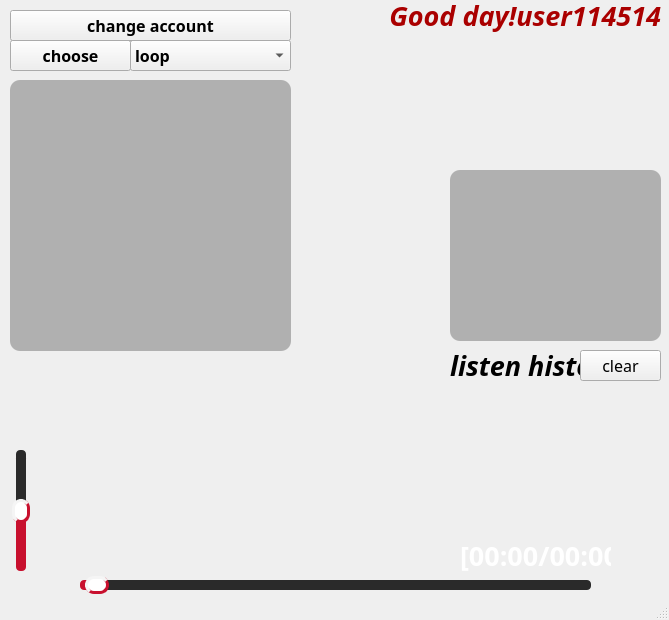
<?xml version="1.0" encoding="UTF-8"?>
<ui version="4.0">
 <class>MainWindow</class>
 <widget class="QMainWindow" name="MainWindow">
  <property name="geometry">
   <rect>
    <x>0</x>
    <y>0</y>
    <width>669</width>
    <height>620</height>
   </rect>
  </property>
  <property name="windowTitle">
   <string>MainWindow</string>
  </property>
  <property name="styleSheet">
   <string notr="true">#MainWindow {
    
	border-image: url(:/icon/icon/redandblack.png);
}</string>
  </property>
  <widget class="QWidget" name="centralwidget">
   <widget class="QListWidget" name="listWidget">
    <property name="geometry">
     <rect>
      <x>10</x>
      <y>80</y>
      <width>281</width>
      <height>271</height>
     </rect>
    </property>
    <property name="styleSheet">
     <string notr="true">#MainWindow
QListWidget {
    background: rgba(10, 10, 10, 70);  /* 深色半透明 */
    border-radius: 10px;               /* 圆角边框 */
    padding: 5px;
}</string>
    </property>
   </widget>
   <widget class="QLabel" name="label">
    <property name="geometry">
     <rect>
      <x>10</x>
      <y>350</y>
      <width>281</width>
      <height>31</height>
     </rect>
    </property>
    <property name="font">
     <font>
      <family>Adobe Arabic</family>
      <pointsize>18</pointsize>
      <weight>75</weight>
      <italic>true</italic>
      <bold>true</bold>
     </font>
    </property>
    <property name="text">
     <string/>
    </property>
    <property name="alignment">
     <set>Qt::AlignCenter</set>
    </property>
   </widget>
   <widget class="QPushButton" name="pushButton">
    <property name="geometry">
     <rect>
      <x>10</x>
      <y>40</y>
      <width>121</width>
      <height>31</height>
     </rect>
    </property>
    <property name="font">
     <font>
      <family>Adobe Hebrew</family>
      <pointsize>12</pointsize>
      <weight>75</weight>
      <italic>false</italic>
      <bold>true</bold>
      <underline>false</underline>
      <strikeout>false</strikeout>
     </font>
    </property>
    <property name="mouseTracking">
     <bool>false</bool>
    </property>
    <property name="styleSheet">
     <string notr="true"/>
    </property>
    <property name="text">
     <string>choose</string>
    </property>
   </widget>
   <widget class="QLabel" name="label_jindu">
    <property name="geometry">
     <rect>
      <x>460</x>
      <y>540</y>
      <width>151</width>
      <height>31</height>
     </rect>
    </property>
    <property name="palette">
     <palette>
      <active>
       <colorrole role="WindowText">
        <brush brushstyle="SolidPattern">
         <color alpha="255">
          <red>255</red>
          <green>255</green>
          <blue>255</blue>
         </color>
        </brush>
       </colorrole>
      </active>
      <inactive>
       <colorrole role="WindowText">
        <brush brushstyle="SolidPattern">
         <color alpha="255">
          <red>255</red>
          <green>255</green>
          <blue>255</blue>
         </color>
        </brush>
       </colorrole>
      </inactive>
      <disabled>
       <colorrole role="WindowText">
        <brush brushstyle="SolidPattern">
         <color alpha="255">
          <red>120</red>
          <green>120</green>
          <blue>120</blue>
         </color>
        </brush>
       </colorrole>
      </disabled>
     </palette>
    </property>
    <property name="font">
     <font>
      <family>Adobe Arabic</family>
      <pointsize>20</pointsize>
      <weight>75</weight>
      <bold>true</bold>
     </font>
    </property>
    <property name="text">
     <string>[00:00/00:00]</string>
    </property>
   </widget>
   <widget class="QSlider" name="horizontalSlider">
    <property name="geometry">
     <rect>
      <x>80</x>
      <y>450</y>
      <width>511</width>
      <height>271</height>
     </rect>
    </property>
    <property name="styleSheet">
     <string notr="true">#MainWindow
QSlider::groove:horizontal {
        border: 1px solid #c8102e;
        height: 8px;
        background: #1e1e1e;           /* 深黑轨道底色 */
        margin: 0px 4px;
        border-radius: 4px;
    }

    /* 已播放的红色进度条 */
    QSlider::sub-page:horizontal {
        background: #c8102e;           /* 醒目红色进度 */
        border-radius: 4px;
    }

    /* 未播放的剩余部分 */
    QSlider::add-page:horizontal {
        background: #2a2a2a;
        border-radius: 4px;
    }

    /* 滑块（纯白色 + 红色边框，立体感） */
    QSlider::handle:horizontal {
        background: #ffffff;           /* 纯白滑块 */
        border: 3px solid #c8102e;     /* 红色粗边框 */
        width: 18px;
        height: 18px;
        margin: -5px 0;
        border-radius: 9px;            /* 圆形滑块 */
        
        /* 立体感：顶部左侧亮，底部右侧暗 */
        border-top-color:    #f5f5f5;
        border-left-color:   #f5f5f5;
        border-bottom-color: #c8102e;
        border-right-color:  #c8102e;
    }

    /* 悬停效果 */
    QSlider::handle:horizontal:hover {
        background: #ffebee;           /* 浅粉红 */
        border: 3px solid #c8102e;
    }

    /* 按下效果 */
    QSlider::handle:horizontal:pressed {
        background: #f8d7da;
        border-top-color:    #c8102e;
        border-left-color:   #c8102e;
        border-bottom-color: #f5f5f5;
        border-right-color:  #f5f5f5;
    }</string>
    </property>
    <property name="orientation">
     <enum>Qt::Horizontal</enum>
    </property>
   </widget>
   <widget class="QSlider" name="verticalSlider">
    <property name="geometry">
     <rect>
      <x>10</x>
      <y>450</y>
      <width>22</width>
      <height>121</height>
     </rect>
    </property>
    <property name="styleSheet">
     <string notr="true">#MainWindow
/* 轨道整体背景（未播放部分） */
    QSlider::groove:vertical {
        border: 1px solid #c8102e;
        width: 8px;
        background: #1e1e1e;           /* 深黑轨道底色 */
        margin: 4px 0px;
        border-radius: 4px;
    }

    /* 已播放的红色进度条（从下往上） */
    QSlider::sub-page:vertical {
        background: #2a2a2a;           /* 醒目红色 */
        border-radius: 4px;
    }

    /* 未播放的剩余部分 */
    QSlider::add-page:vertical {
        background: #c8102e;
        border-radius: 4px;
    }

    /* 滑块（纯白色 + 红色边框，立体感） */
    QSlider::handle:vertical {
        background: #ffffff;           /* 纯白滑块 */
        border: 3px solid #c8102e;     /* 红色粗边框 */
        height: 18px;
        width: 18px;
        margin: 0 -5px;                /* 让滑块居中突出 */
        border-radius: 9px;            /* 圆形滑块 */

        /* 立体感：顶部左侧亮，底部右侧暗 */
        border-top-color:    #f5f5f5;
        border-left-color:   #f5f5f5;
        border-bottom-color: #c8102e;
        border-right-color:  #c8102e;
    }

    /* 鼠标悬停效果 */
    QSlider::handle:vertical:hover {
        background: #ffebee;           /* 浅粉红 */
        border: 3px solid #c8102e;
    }

    /* 按下效果 */
    QSlider::handle:vertical:pressed {
        background: #f8d7da;
        border-top-color:    #c8102e;
        border-left-color:   #c8102e;
        border-bottom-color: #f5f5f5;
        border-right-color:  #f5f5f5;
    }</string>
    </property>
    <property name="minimum">
     <number>0</number>
    </property>
    <property name="maximum">
     <number>100</number>
    </property>
    <property name="pageStep">
     <number>10</number>
    </property>
    <property name="value">
     <number>50</number>
    </property>
    <property name="sliderPosition">
     <number>50</number>
    </property>
    <property name="orientation">
     <enum>Qt::Vertical</enum>
    </property>
   </widget>
   <widget class="QComboBox" name="comboBox">
    <property name="geometry">
     <rect>
      <x>130</x>
      <y>40</y>
      <width>161</width>
      <height>31</height>
     </rect>
    </property>
    <property name="font">
     <font>
      <family>Adobe Hebrew</family>
      <pointsize>12</pointsize>
      <weight>75</weight>
      <italic>false</italic>
      <bold>true</bold>
      <underline>false</underline>
      <strikeout>false</strikeout>
     </font>
    </property>
    <property name="mouseTracking">
     <bool>false</bool>
    </property>
    <item>
     <property name="text">
      <string>loop</string>
     </property>
    </item>
    <item>
     <property name="text">
      <string>random</string>
     </property>
    </item>
    <item>
     <property name="text">
      <string>list</string>
     </property>
    </item>
    <item>
     <property name="text">
      <string>single</string>
     </property>
    </item>
   </widget>
   <widget class="QListWidget" name="listWidget_2">
    <property name="geometry">
     <rect>
      <x>450</x>
      <y>170</y>
      <width>211</width>
      <height>171</height>
     </rect>
    </property>
    <property name="styleSheet">
     <string notr="true">#MainWindow
QListWidget {
    background: rgba(10, 10, 10, 70);  /* 深色半透明 */
    border-radius: 10px;               /* 圆角边框 */
    padding: 5px;
}</string>
    </property>
   </widget>
   <widget class="QLabel" name="label_3">
    <property name="geometry">
     <rect>
      <x>450</x>
      <y>350</y>
      <width>151</width>
      <height>31</height>
     </rect>
    </property>
    <property name="palette">
     <palette>
      <active>
       <colorrole role="WindowText">
        <brush brushstyle="SolidPattern">
         <color alpha="255">
          <red>0</red>
          <green>0</green>
          <blue>0</blue>
         </color>
        </brush>
       </colorrole>
      </active>
      <inactive>
       <colorrole role="WindowText">
        <brush brushstyle="SolidPattern">
         <color alpha="255">
          <red>0</red>
          <green>0</green>
          <blue>0</blue>
         </color>
        </brush>
       </colorrole>
      </inactive>
      <disabled>
       <colorrole role="WindowText">
        <brush brushstyle="SolidPattern">
         <color alpha="255">
          <red>120</red>
          <green>120</green>
          <blue>120</blue>
         </color>
        </brush>
       </colorrole>
      </disabled>
     </palette>
    </property>
    <property name="font">
     <font>
      <family>Adobe Arabic</family>
      <pointsize>20</pointsize>
      <weight>75</weight>
      <italic>true</italic>
      <bold>true</bold>
     </font>
    </property>
    <property name="text">
     <string>listen history</string>
    </property>
   </widget>
   <widget class="QLabel" name="label_2">
    <property name="geometry">
     <rect>
      <x>10</x>
      <y>570</y>
      <width>20</width>
      <height>20</height>
     </rect>
    </property>
    <property name="styleSheet">
     <string notr="true">image: url(:/icon/icon/soundon.png);</string>
    </property>
    <property name="text">
     <string/>
    </property>
   </widget>
   <widget class="QPushButton" name="pushButton_start_back">
    <property name="geometry">
     <rect>
      <x>210</x>
      <y>500</y>
      <width>73</width>
      <height>69</height>
     </rect>
    </property>
    <property name="font">
     <font>
      <family>Microsoft YaHei</family>
      <pointsize>18</pointsize>
      <weight>75</weight>
      <italic>false</italic>
      <bold>true</bold>
     </font>
    </property>
    <property name="styleSheet">
     <string notr="true">\</string>
    </property>
    <property name="text">
     <string/>
    </property>
    <property name="icon">
     <iconset>
      <normaloff>icon/icon/pri.png</normaloff>icon/icon/pri.png</iconset>
    </property>
    <property name="iconSize">
     <size>
      <width>60</width>
      <height>60</height>
     </size>
    </property>
    <property name="flat">
     <bool>true</bool>
    </property>
   </widget>
   <widget class="QPushButton" name="pushButton_start">
    <property name="geometry">
     <rect>
      <x>270</x>
      <y>470</y>
      <width>113</width>
      <height>109</height>
     </rect>
    </property>
    <property name="font">
     <font>
      <family>Microsoft YaHei</family>
      <pointsize>18</pointsize>
      <weight>75</weight>
      <italic>false</italic>
      <bold>true</bold>
     </font>
    </property>
    <property name="styleSheet">
     <string notr="true"/>
    </property>
    <property name="text">
     <string/>
    </property>
    <property name="icon">
     <iconset resource="pix.qrc">
      <normaloff>:/icon/icon/start.png</normaloff>:/icon/icon/start.png</iconset>
    </property>
    <property name="iconSize">
     <size>
      <width>100</width>
      <height>100</height>
     </size>
    </property>
    <property name="flat">
     <bool>true</bool>
    </property>
   </widget>
   <widget class="QPushButton" name="pushButton_start_next">
    <property name="geometry">
     <rect>
      <x>370</x>
      <y>500</y>
      <width>73</width>
      <height>69</height>
     </rect>
    </property>
    <property name="font">
     <font>
      <family>Microsoft YaHei</family>
      <pointsize>18</pointsize>
      <weight>75</weight>
      <italic>false</italic>
      <bold>true</bold>
     </font>
    </property>
    <property name="styleSheet">
     <string notr="true"/>
    </property>
    <property name="text">
     <string/>
    </property>
    <property name="icon">
     <iconset>
      <normaloff>icon/icon/next.png</normaloff>icon/icon/next.png</iconset>
    </property>
    <property name="iconSize">
     <size>
      <width>60</width>
      <height>60</height>
     </size>
    </property>
    <property name="flat">
     <bool>true</bool>
    </property>
   </widget>
   <widget class="QPushButton" name="pushButton_switch">
    <property name="geometry">
     <rect>
      <x>10</x>
      <y>10</y>
      <width>281</width>
      <height>31</height>
     </rect>
    </property>
    <property name="font">
     <font>
      <family>Adobe Hebrew</family>
      <pointsize>12</pointsize>
      <weight>75</weight>
      <italic>false</italic>
      <bold>true</bold>
      <underline>false</underline>
      <strikeout>false</strikeout>
     </font>
    </property>
    <property name="mouseTracking">
     <bool>false</bool>
    </property>
    <property name="styleSheet">
     <string notr="true"/>
    </property>
    <property name="text">
     <string>change account</string>
    </property>
   </widget>
   <widget class="QLabel" name="label_4">
    <property name="geometry">
     <rect>
      <x>300</x>
      <y>-10</y>
      <width>361</width>
      <height>51</height>
     </rect>
    </property>
    <property name="palette">
     <palette>
      <active>
       <colorrole role="WindowText">
        <brush brushstyle="SolidPattern">
         <color alpha="255">
          <red>170</red>
          <green>0</green>
          <blue>0</blue>
         </color>
        </brush>
       </colorrole>
      </active>
      <inactive>
       <colorrole role="WindowText">
        <brush brushstyle="SolidPattern">
         <color alpha="255">
          <red>170</red>
          <green>0</green>
          <blue>0</blue>
         </color>
        </brush>
       </colorrole>
      </inactive>
      <disabled>
       <colorrole role="WindowText">
        <brush brushstyle="SolidPattern">
         <color alpha="255">
          <red>120</red>
          <green>120</green>
          <blue>120</blue>
         </color>
        </brush>
       </colorrole>
      </disabled>
     </palette>
    </property>
    <property name="font">
     <font>
      <family>Adobe Arabic</family>
      <pointsize>20</pointsize>
      <weight>75</weight>
      <italic>true</italic>
      <bold>true</bold>
     </font>
    </property>
    <property name="text">
     <string>Good day!user114514</string>
    </property>
    <property name="alignment">
     <set>Qt::AlignRight|Qt::AlignTrailing|Qt::AlignVCenter</set>
    </property>
   </widget>
   <widget class="QPushButton" name="pushButton_2">
    <property name="geometry">
     <rect>
      <x>580</x>
      <y>350</y>
      <width>81</width>
      <height>31</height>
     </rect>
    </property>
    <property name="font">
     <font>
      <family>Adobe Hebrew</family>
      <pointsize>12</pointsize>
     </font>
    </property>
    <property name="text">
     <string>clear</string>
    </property>
   </widget>
  </widget>
  <widget class="QMenuBar" name="menubar">
   <property name="geometry">
    <rect>
     <x>0</x>
     <y>0</y>
     <width>669</width>
     <height>26</height>
    </rect>
   </property>
  </widget>
  <widget class="QStatusBar" name="statusbar"/>
 </widget>
 <resources>
  <include location="pix.qrc"/>
 </resources>
 <connections/>
</ui>
